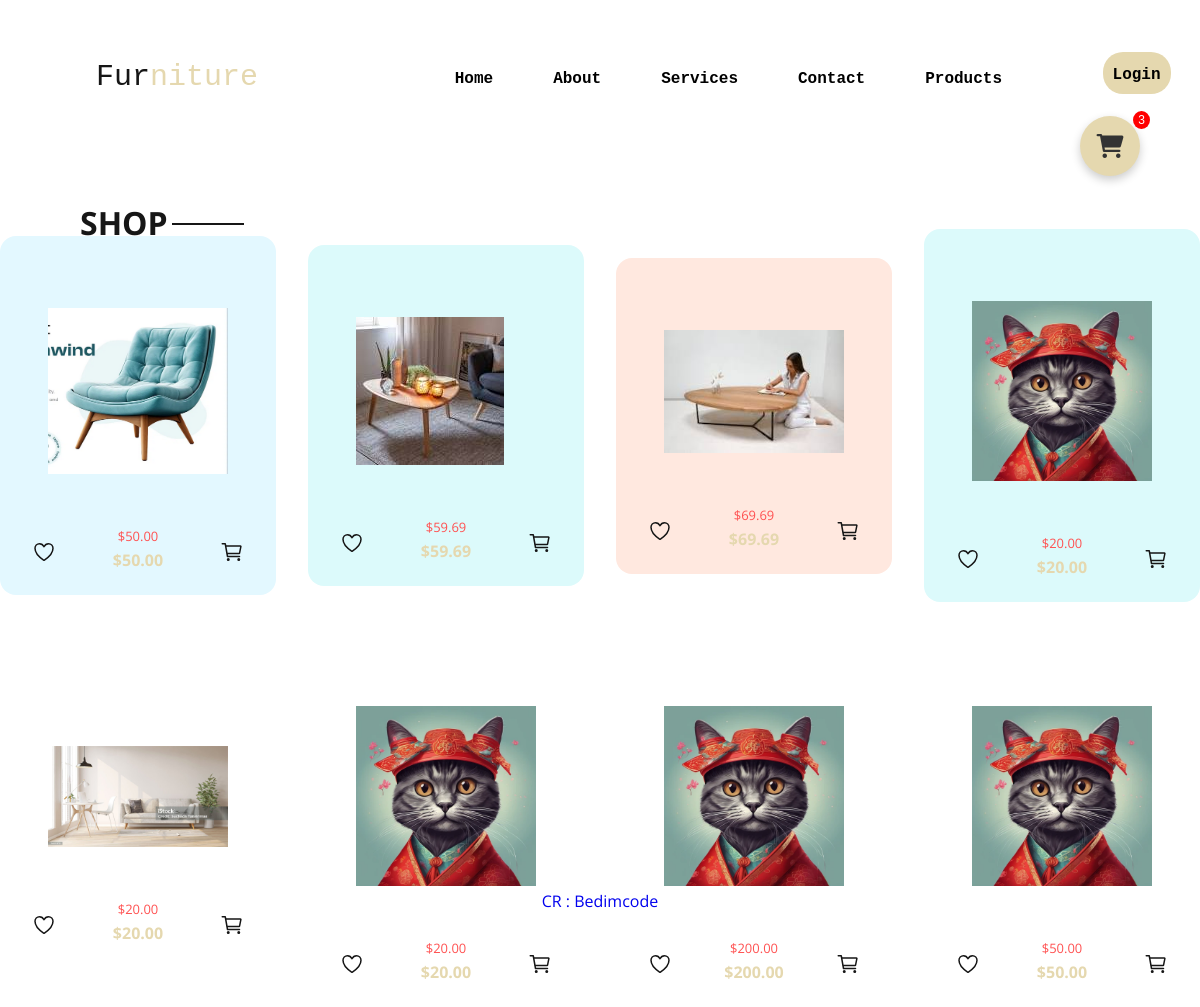
The app's page /public/productuser.php with its own data.
### tables this page shows
CREATE TABLE `products` (
  `id` int(11) NOT NULL,
  `product_name` varchar(255) NOT NULL,
  `description` text DEFAULT NULL,
  `price` decimal(10,2) NOT NULL,
  `image` varchar(255) DEFAULT NULL,
  `created_at` timestamp NULL DEFAULT current_timestamp()
);

### app/controllers/ProductCrud.php (called while the page is built, shortened)
<?php
require_once '../app/models/Product.php';
class ProductCrud {
    private $product;
    public function __construct($pdo, $role) {
        $this->product = new Product($pdo);
    }
    public function getProducts() {
        $stmt = $this->product->getPDO()->query("SELECT * FROM products");
        return $stmt->fetchAll(PDO::FETCH_ASSOC);
    }
}

### app/models/Product.php (called while the page is built)
<?php
class Product {
    private $pdo;
    public function __construct($pdo) {
        $this->pdo = $pdo;
    }
    public function getPDO() {
        return $this->pdo;
    }
}

### public/productuser.php (the view, shortened to what this page needs)
<?php
require_once '../config/database.php';
require_once '../app/controllers/ProductCrud.php';
try {
    $productCrud = new ProductCrud($pdo, 'user');
    $products = $productCrud->getProducts();
} catch (PDOException $e) {
    die("Database connection failed: " . $e->getMessage());
}
?>
<!DOCTYPE html>
<html lang="en">
<head>
    <link rel="stylesheet" href="./css/productuser.css">
    <link rel="stylesheet" href="https://cdnjs.cloudflare.com/ajax/libs/font-awesome/6.0.0-beta3/css/all.min.css">
</head>
<body>
<p id="logo">Fur<span id="s3">niture</span></p>
            <nav class="navbar">
                <ul class="navbar-menu">
                    <li><a href="#home"> Home</a></li>
                    <li><a href="#about">About</a></li>
                    <li><a href="#services">Services</a></li>
                    <li><a href="#categories"> Contact</a></li>
                    <li><a href="./productuser.php"> Products</a></li>
                    <li class="login">
                        <a href="<?php echo isset($_SESSION['username']) ? './logout.php' : './login.php'; ?>">
                            <?php
                                if (isset($_SESSION['username'])) {
                                    echo htmlspecialchars($_SESSION['username']);
                                    if (!empty($_SESSION['profile_picture'])) {
                                        echo '<img id="profile" src="../uploads/' . htmlspecialchars($_SESSION['profile_picture']) . '" alt="Profile Picture">';
                                    }
                                } else {
                                    echo 'Login';
                                }
                            ?>
                        </a>
                    </li>
                </ul>
            </nav>
    <h1 class="title-shop">SHOP</h1>
    <button class="view-cart-button" onclick="openModal()">
    <i class="fas fa-shopping-cart"></i>
    <span class="cart-count">3</span>
</button>    <main class="main bd-grid">
        <?php if (!empty($products)): ?>
            <?php foreach ($products as $index => $product): ?>
                <article class="card">
                    <div class="card__img">
                        <?php if (!empty($product['image'])): ?>
                            <img src="<?= htmlspecialchars($product['image']); ?>" alt="<?= htmlspecialchars($product['product_name']); ?>">
                        <?php else: ?>
                            <img src="https://via.placeholder.com/180" alt="No image available">
                        <?php endif; ?>
                    </div>
                    <div class="card__precis">
                        <a href="" class="card__icon"><ion-icon name="heart-outline"></ion-icon></a>
                        <div>
                            <span class="card__preci card__preci--before">$<?= htmlspecialchars($product['price']); ?></span>
                            <span class="card__preci card__preci--now">$<?= htmlspecialchars($product['price']); ?></span>
                        </div>
                        <a href="javascript:void(0);" class="card__icon" onclick="addToCart({ id: <?= $product['id']; ?>, product_name: '<?= htmlspecialchars($product['product_name']); ?>', price: <?= $product['price']; ?> })">
                            <ion-icon name="cart-outline"></ion-icon>
                        </a>
                    </div>
                </article>
            <?php endforeach; ?>
        <?php else: ?>
            <p>No products found.</p>
        <?php endif; ?>
    </main>
    <footer>
        <a href="https://github.com/bedimcode">CR : Bedimcode</a>
    </footer>
</body>
</html>

### public/css/productuser.css (style rules this page uses)
:root { --first-color: #E3F8FF; --second-color: #DCFAFB; --third-color: #FFE8DF; --accent-color: #FF5151; --dark-color: #161616; }
span { color:#e5d8af; }
.view-cart-button { position: fixed; top: 10%; right: 5%; background-color: #e5d8af; color: #333; border: none; border-radius: 50%; width: 60px; height: 60px; display: flex; align-items: center; justify-content: center; box-shadow: 0 4px 10px rgba(0, 0, 0, 0.2); cursor: pointer; transition: background-color 0.3s, transform 0.2s; }
#logo { font-size: 30px; position: absolute; left: 8%; font-family: 'Courier New', Courier, monospace; }
nav { position: absolute; left: 35%; top: 5%; }
.navbar-menu { list-style-type: none; display: flex; justify-content: center; }
.navbar-menu li { margin: 0 30px; }
.navbar-menu a { text-decoration: none; color: black; font-weight: bold; transition: color 0.3s; font-family: 'Courier New', Courier, monospace; }
.navbar-menu .login { position: relative; margin-top: -2%; margin-left: 10%; background-color: #e5d8af; padding: 10px; border-radius: 20px; }
.view-cart-button i { font-size: 24px; }
.cart-count { position: absolute; top: -5px; right: -10px; background-color: red; color: white; border-radius: 50%; padding: 2px 5px; font-size: 12px; }
:root { --body-font: 'Open Sans'; --h1-font-size: 1.5rem; --h3-font-size: 1rem; --normal-font-size: 0.938rem; --smaller-font-size: 0.75rem; }
@media screen and (min-width: 768px) { :root { --h1-font-size: 2rem; --normal-font-size: 1rem; --smaller-font-size: 0.813rem; } }
*,::after,::before { box-sizing: border-box; }
body { margin: 2rem 0 0 0; background-color: #fff; color: var(--dark-color); font-family: var(--body-font); }
h1 { font-size: var(--h1-font-size); }
img { max-width: 100%; height: auto; }
a { text-decoration: none; }
.main { padding: 2rem 0; }
.bd-grid { display: grid; grid-template-columns: repeat(auto-fit, minmax(220px, 1fr)); max-width: 1200px; margin-left: 2.5rem; margin-right: 2.5rem; align-items: center; gap: 2rem; }
.title-shop { position: relative; margin: 0 2.5rem; }
.title-shop::after { content: ''; position: absolute; top: 50%; width: 72px; height: 2px; background-color: var(--dark-color); margin-left: .25rem; }
.card { position: relative; display: flex; flex-direction: column; align-items: center; padding: 1.5rem 2rem; border-radius: 1rem; overflow: hidden; }
article:nth-child(1) { background-color: var(--first-color); }
article:nth-child(2) { background-color: var(--second-color); }
article:nth-child(3) { background-color: var(--third-color); }
article:nth-child(4) { background-color: var(--second-color); }
.card__img { width: 180px; height: auto; padding: 3rem 0; transition: .5s; }
.card__icon { font-size: 1.5rem; color: var(--dark-color); }
.card__precis { width: 100%; display: flex; justify-content: space-between; align-items: flex-end; transition: .5s; }
.card__preci { display: block; text-align: center; }
.card__preci--before { font-size: var(--smaller-font-size); color: var(--accent-color); margin-bottom: .25rem; }
.card__preci--now { font-size: var(--h3-font-size); font-weight: bold; }
footer { text-align: center; }
@media screen and (min-width: 1200px) { body { margin: 3rem 0 0 0; } }
@media screen and (min-width: 1200px) { .title-shop { margin: 0 5rem; } }
@media screen and (min-width: 1200px) { .bd-grid { margin-left: auto; margin-right: auto; } }
.card { position: relative; top: 40%; }
p#logo { position: absolute; top: 3%; }
h1.title-shop { position: absolute; top: 20%; margin-bottom: 50%; }
button { background-color: #e5d8af; color: #333; border: none; border-radius: 5px; padding: 10px 15px; cursor: pointer; margin-top: 15px; }

### records on screen
products: image (picture), price "50.00"
products: image (picture), price "59.69"
products: image (picture), price "69.69"
products: image (picture), price "20.00"
products: image (picture), price "20.00"
products: image (picture), price "20.00"
products: image (picture), price "200.00"
products: image (picture), price "50.00"
